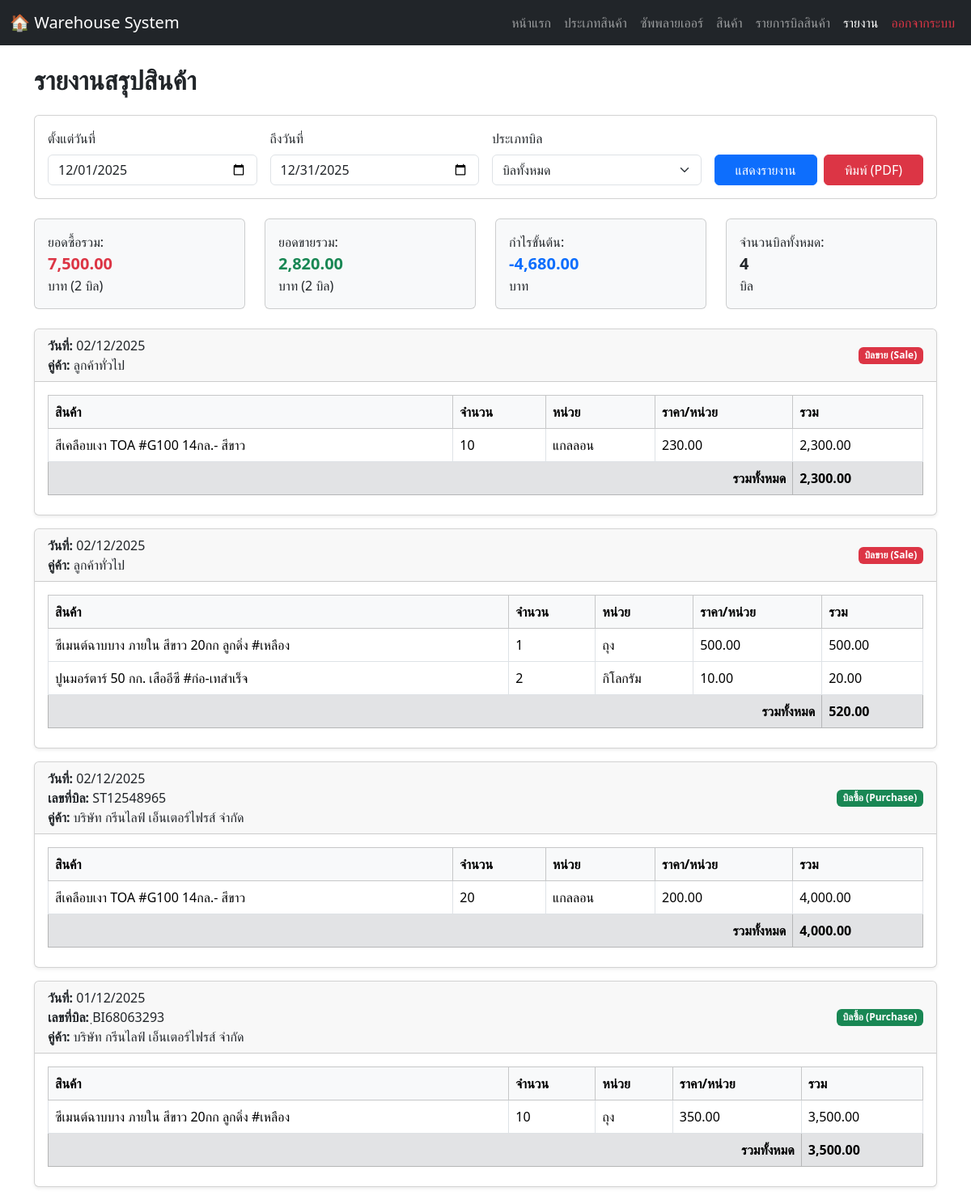
/report.php (signed in), run on the app's committed database.
### tables this page shows
CREATE TABLE `sale_details` (
  `sale_detail_id` int(11) NOT NULL,
  `sale_id` int(11) DEFAULT NULL,
  `product_id` int(11) DEFAULT NULL,
  `quantity` int(11) NOT NULL,
  `sale_price` decimal(10,2) NOT NULL,
  `sale_unit` varchar(50) NOT NULL
);

CREATE TABLE `products` (
  `product_id` int(11) NOT NULL,
  `product_name` varchar(150) NOT NULL,
  `category_id` int(11) DEFAULT NULL,
  `supplier_id` int(11) DEFAULT NULL,
  `base_unit` varchar(50) DEFAULT NULL,
  `sub_unit` varchar(50) DEFAULT NULL,
  `unit_conversion_rate` decimal(10,2) NOT NULL DEFAULT 1.00,
  `stock_in_sub_unit` decimal(10,2) NOT NULL DEFAULT 0.00,
  `selling_price` decimal(10,2) NOT NULL DEFAULT 0.00,
  `reorder_level` decimal(10,2) NOT NULL DEFAULT 0.00,
  `image_path` varchar(255) DEFAULT NULL
);

CREATE TABLE `purchase_details` (
  `purchase_detail_id` int(11) NOT NULL,
  `purchase_id` int(11) DEFAULT NULL,
  `product_id` int(11) DEFAULT NULL,
  `quantity` int(11) NOT NULL,
  `purchase_price` decimal(10,2) NOT NULL
);

### report.php (the view, shortened to what this page needs)
<?php
include 'connection.php';
$start_date = $_GET['start_date'] ?? date('Y-m-01');
$end_date = $_GET['end_date'] ?? date('Y-m-t');
$bill_type = $_GET['bill_type'] ?? 'all';
if ($bill_type === 'บิลซื้อ (Purchase)') {
    $sql = "
        SELECT
            p.purchase_id AS bill_id,
            p.purchase_number AS bill_number,
            p.purchase_date AS bill_date,
            s.supplier_name AS party_name,
            p.total_amount,
            'บิลซื้อ (Purchase)' AS bill_type
        FROM purchases p
        LEFT JOIN suppliers s ON p.supplier_id = s.supplier_id
        WHERE p.purchase_date BETWEEN ? AND ?
        ORDER BY p.purchase_date DESC
    ";
    $stmt = $conn->prepare($sql);
    $stmt->bind_param("ss", $start_date, $end_date);
} else {
    $sql = "
        SELECT
            p.purchase_id AS bill_id,
            p.purchase_number AS bill_number,
            p.purchase_date AS bill_date,
            s.supplier_name AS party_name,
            p.total_amount,
            'บิลซื้อ (Purchase)' AS bill_type
        FROM purchases p
        LEFT JOIN suppliers s ON p.supplier_id = s.supplier_id
        WHERE p.purchase_date BETWEEN ? AND ?
        UNION ALL
        SELECT
            s.sale_id AS bill_id,
            s.sale_id AS bill_number,
            s.sale_date AS bill_date,
            'ลูกค้าทั่วไป' AS party_name,
            s.total_amount,
            'บิลขาย (Sale)' AS bill_type
        FROM sales s
        WHERE s.sale_date BETWEEN ? AND ?
        ORDER BY bill_date DESC, bill_type
    ";
    $stmt = $conn->prepare($sql);
    $stmt->bind_param("ssss", $start_date, $end_date, $start_date, $end_date);
}
$stmt->execute();
$result = $stmt->get_result();
$all_bills = [];
while($row = $result->fetch_assoc()) { $all_bills[] = $row; }
?>
<!DOCTYPE html>
<html lang="th">
<head>
<link href="https://cdn.jsdelivr.net/npm/bootstrap@5.3.2/dist/css/bootstrap.min.css" rel="stylesheet">
</head>
<body>
  <nav class="navbar navbar-expand-lg navbar-dark bg-dark no-print">
    <div class="container-fluid">
      <a class="navbar-brand" href="#">🏠 Warehouse System</a>
      <div class="collapse navbar-collapse" id="navbarNav">
        <ul class="navbar-nav ms-auto">
          <li class="nav-item"><a class="nav-link" href="homepage.php">หน้าแรก</a></li>
          <li class="nav-item"><a class="nav-link" href="categories.php">ประเภทสินค้า</a></li>
          <li class="nav-item"><a class="nav-link" href="suppliers.php">ซัพพลายเออร์</a></li>
          <li class="nav-item"><a class="nav-link" href="products.php">สินค้า</a></li>
          <li class="nav-item"><a class="nav-link" href="warehouse_page.php">รายการบิลสินค้า</a></li>
          <li class="nav-item"><a class="nav-link active" href="report.php">รายงาน</a></li>
          <li class="nav-item"><a class="nav-link text-danger" href="logout.php">ออกจากระบบ</a></li>
        </ul>
      </div>
    </div>
  </nav>
<div class="container mt-4">
    <h2 class="fw-bold mb-4">รายงานสรุปสินค้า</h2>
    <form method="get" class="card card-body mb-4 no-print">
        <div class="row g-3 align-items-end">
            <div class="col-md-3">
                <label class="form-label">ตั้งแต่วันที่</label>
                <input type="date" name="start_date" class="form-control" value="<?= htmlspecialchars($start_date) ?>">
            </div>
            <div class="col-md-3">
                <label class="form-label">ถึงวันที่</label>
                <input type="date" name="end_date" class="form-control" value="<?= htmlspecialchars($end_date) ?>">
            </div>
            <div class="col-md-3">
                <label class="form-label">ประเภทบิล</label>
                <select name="bill_type" class="form-select">
                    <option value="all" <?= $bill_type == 'all' ? 'selected' : '' ?>>บิลทั้งหมด</option>
                </select>
            </div>
            <div class="col-md-3 d-flex gap-2">
                <button type="submit" class="btn btn-primary flex-fill">แสดงรายงาน</button>
                <button type="button" class="btn btn-danger flex-fill" onclick="window.print()">พิมพ์ (PDF)</button>
            </div>
        </div>
    </form>
    <?php
        $total_purchase = 0;
        $total_sale = 0;
        $purchase_count = 0;
        $sale_count = 0;
        foreach ($all_bills as $bill) {
            if ($bill['bill_type'] == 'บิลซื้อ (Purchase)') {
                $total_purchase += $bill['total_amount'];
                $purchase_count++;
            } else {
                $total_sale += $bill['total_amount'];
                $sale_count++;
            }
        }
        $gross_profit = $total_sale - $total_purchase;
    ?>
    <div class="row mb-4 no-print">
        <div class="col-md-3"><div class="card card-body bg-light">ยอดซื้อรวม: <strong class="fs-5 text-danger"><?= number_format($total_purchase, 2) ?></strong> บาท (<?= $purchase_count ?> บิล)</div></div>
        <div class="col-md-3"><div class="card card-body bg-light">ยอดขายรวม: <strong class="fs-5 text-success"><?= number_format($total_sale, 2) ?></strong> บาท (<?= $sale_count ?> บิล)</div></div>
        <div class="col-md-3"><div class="card card-body bg-light">กำไรขั้นต้น: <strong class="fs-5 text-primary"><?= number_format($gross_profit, 2) ?></strong> บาท</div></div>
        <div class="col-md-3"><div class="card card-body bg-light">จำนวนบิลทั้งหมด: <strong class="fs-5"><?= count($all_bills) ?></strong> บิล</div></div>
    </div>
    <?php if (count($all_bills) > 0): ?>
        <?php foreach ($all_bills as $row): ?>
            <div class="card mb-3 shadow-sm">
                <div class="card-header d-flex justify-content-between align-items-center">
                    <div>
                        <strong>วันที่:</strong> <?= date("d/m/Y", strtotime($row['bill_date'])) ?><br>
                        <?php if ($row['bill_type'] != 'บิลขาย (Sale)'): ?>
                        <strong>เลขที่บิล:</strong> <?= htmlspecialchars($row['bill_number']) ?><br>
                        <?php endif; ?>
                        <strong>คู่ค้า:</strong> <?= htmlspecialchars($row['party_name']) ?>
                    </div>
                    <span class="badge <?= ($row['bill_type'] == 'บิลซื้อ (Purchase)') ? 'bg-success' : 'bg-danger' ?>">
                        <?= htmlspecialchars($row['bill_type']) ?>
                    </span>
                </div>
                <div class="card-body">
                    <?php
                    if ($row['bill_type'] == 'บิลซื้อ (Purchase)') {
                        $detail_sql = "
                            SELECT pd.quantity, pd.purchase_price AS price, p.product_name, p.base_unit AS unit
                            FROM purchase_details pd
                            JOIN products p ON pd.product_id = p.product_id
                            WHERE pd.purchase_id = ?
                        ";
                    } else {
                        $detail_sql = "
                            SELECT sd.quantity, sd.sale_price AS price, sd.sale_unit AS unit, p.product_name, p.base_unit, p.unit_conversion_rate
                            FROM sale_details sd
                            JOIN products p ON sd.product_id = p.product_id
                            WHERE sd.sale_id = ?
                        ";
                    }
                    $stmt2 = $conn->prepare($detail_sql);
                    $stmt2->bind_param("i", $row['bill_id']);
                    $stmt2->execute();
                    $details = $stmt2->get_result();
                    if ($details->num_rows > 0): ?>
                        <table class="table table-bordered mb-2">
                            <thead class="table-light">
                                <tr>
                                    <th>สินค้า</th>
                                    <th>จำนวน</th>
                                    <th>หน่วย</th>
                                    <th>ราคา/หน่วย</th>
                                    <th>รวม</th>
                                </tr>
                            </thead>
                            <tbody>
                                <?php $sum = 0;
                                while ($d = $details->fetch_assoc()):
                                    $display_price = $d['price'];
                                    $multiplier = 1;
                                    if ($row['bill_type'] == 'บิลขาย (Sale)' && $d['unit'] == $d['base_unit'] && $d['unit_conversion_rate'] > 1) {
                                        $multiplier = $d['unit_conversion_rate'];
                                        $display_price = $d['price'] * $multiplier;
                                    }
                                    $line_total = $d['quantity'] * $d['price'] * $multiplier;
                                    $sum += $line_total; ?>
                                    <tr>
                                        <td><?= htmlspecialchars($d['product_name']) ?></td>
                                        <td><?= $d['quantity'] ?></td>
                                        <td><?= htmlspecialchars($d['unit']) ?></td>
                                        <td><?= number_format($display_price, 2) ?></td>
                                        <td><?= number_format($line_total, 2) ?></td>
                                    </tr>
                                <?php endwhile; ?>
                                <tr class="table-secondary">
                                    <td colspan="4" class="text-end fw-bold">รวมทั้งหมด</td>
                                    <td class="fw-bold"><?= number_format($sum, 2) ?></td>
                                </tr>
                            </tbody>
                        </table>
                    <?php else: ?>
                        <p class="text-muted mb-0">ไม่มีรายละเอียดสินค้าในบิลนี้</p>
                    <?php endif; ?>
                </div>
            </div>
        <?php endforeach; ?>
    <?php else: ?>
        <div class="alert alert-warning text-center">ไม่พบบิลในช่วงวันที่ที่เลือก</div>
    <?php endif; ?>
</div>
</body>
</html>

### data on the page
sale_details: product.product_name "สีเคลือบเงา TOA #G100 14กล.- สีขาว", quantity "10", sale_unit "แกลลอน", sale_price "230.00", line_total "2,300.00"
sale_details: product.product_name "ซีเมนต์ฉาบบาง ภายใน สีขาว 20กก ลูกดิ่ง #เหลือง", quantity "1", sale_unit "ถุง", sale_price.unit_conversion_rate "500.00", line_total "500.00"
sale_details: product.product_name "ปูนมอร์ตาร์ 50 กก. เสืออีซี #ก่อ-เทสำเร็จ", quantity "2", sale_unit "กิโลกรัม", sale_price "10.00", line_total "20.00"
purchase_details: product.product_name "สีเคลือบเงา TOA #G100 14กล.- สีขาว", quantity "20", product.base_unit "แกลลอน", purchase_price "200.00", line_total "4,000.00"
purchase_details: product.product_name "ซีเมนต์ฉาบบาง ภายใน สีขาว 20กก ลูกดิ่ง #เหลือง", quantity "10", product.base_unit "ถุง", purchase_price "350.00", line_total "3,500.00"

### other printed values
$total_purchase "7,500.00"
$purchase_count "2"
$total_sale "2,820.00"
$sale_count "2"
$gross_profit "-4,680.00"
count($all_bills) "4"
date("d/m/Y", strtotime($row['bill_date'])) "02/12/2025"
$row['party_name'] "ลูกค้าทั่วไป"
$row['bill_type'] "บิลขาย (Sale)"
$sum "2,300.00"
$sum "520.00"
$row['bill_number'] "ST12548965"
$row['party_name'] "บริษัท กรีนไลฟ์ เอ็นเตอร์ไฟรส์ จำกัด"
$row['bill_type'] "บิลซื้อ (Purchase)"
$sum "4,000.00"
